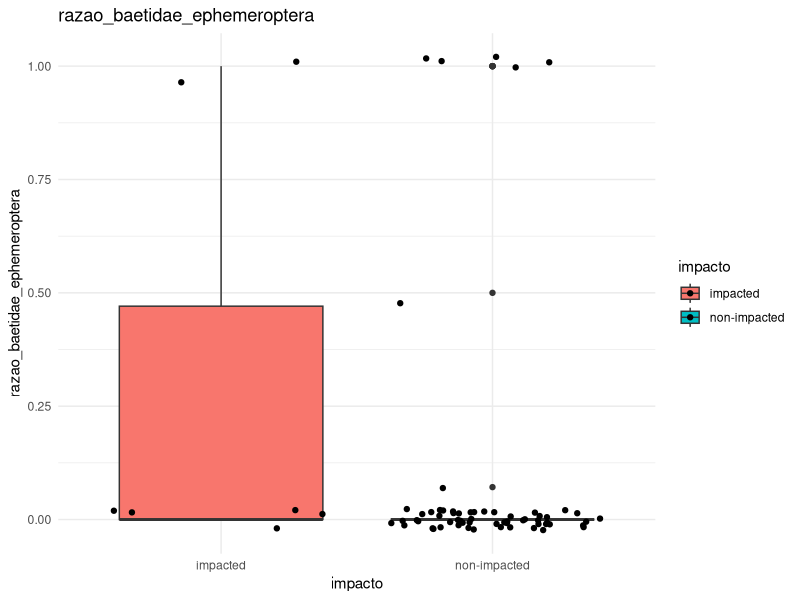
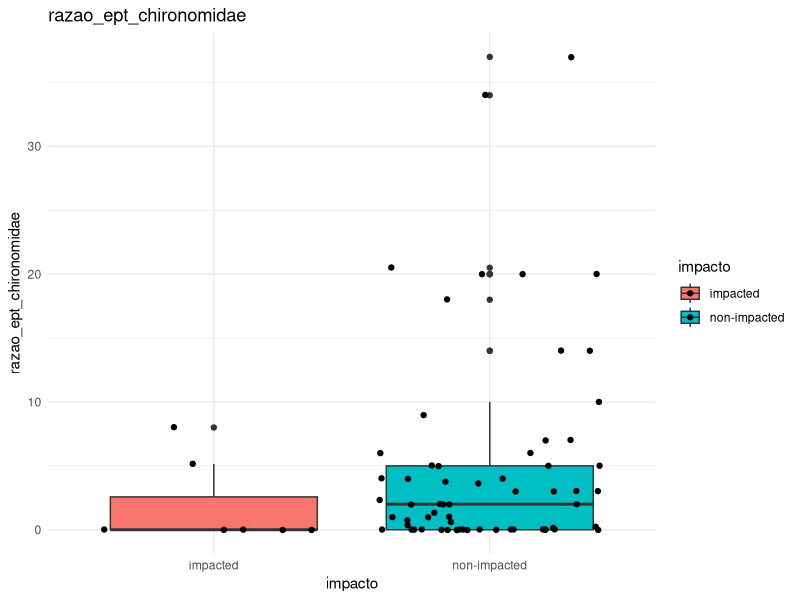
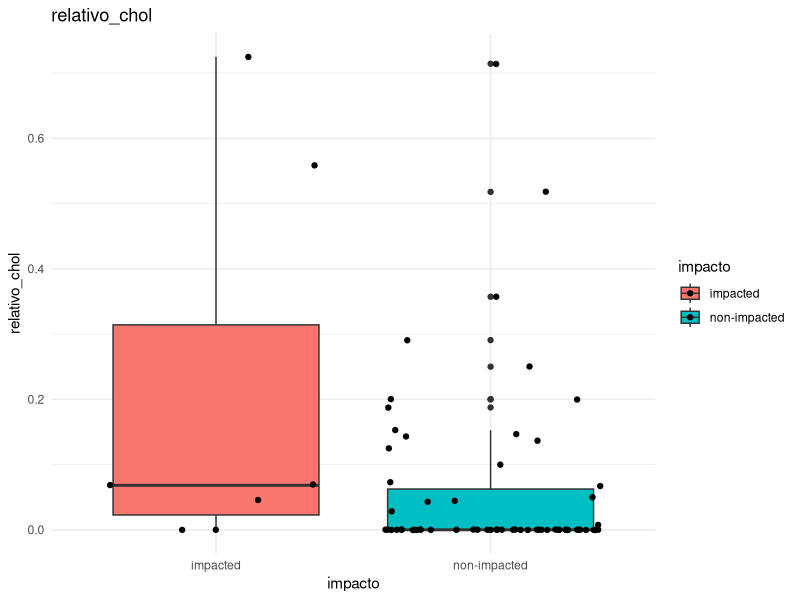
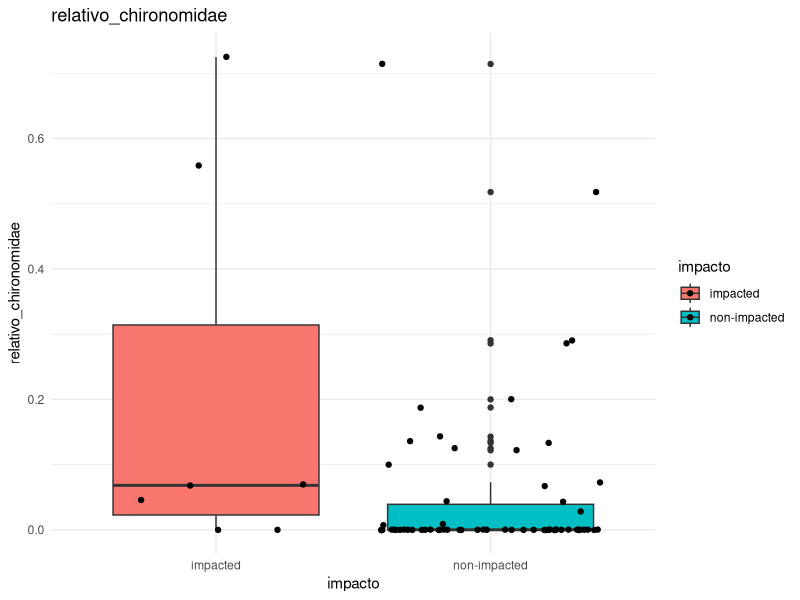
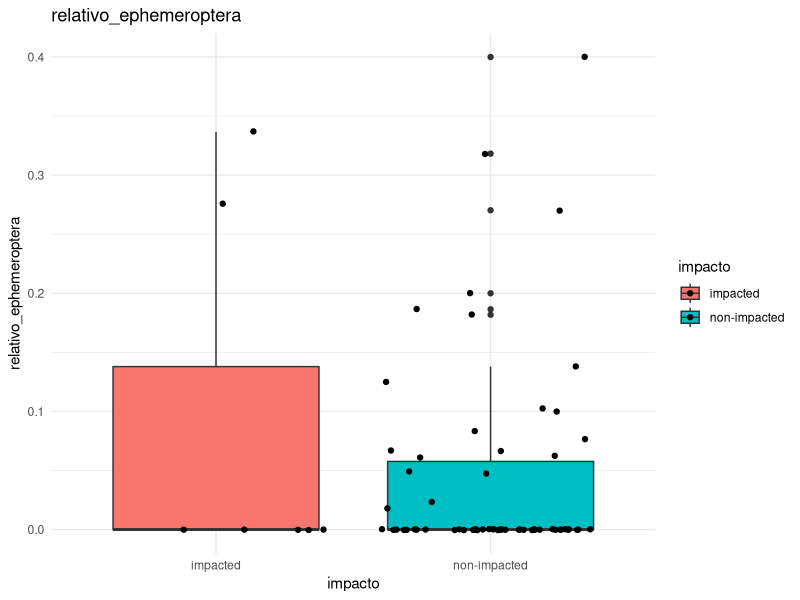
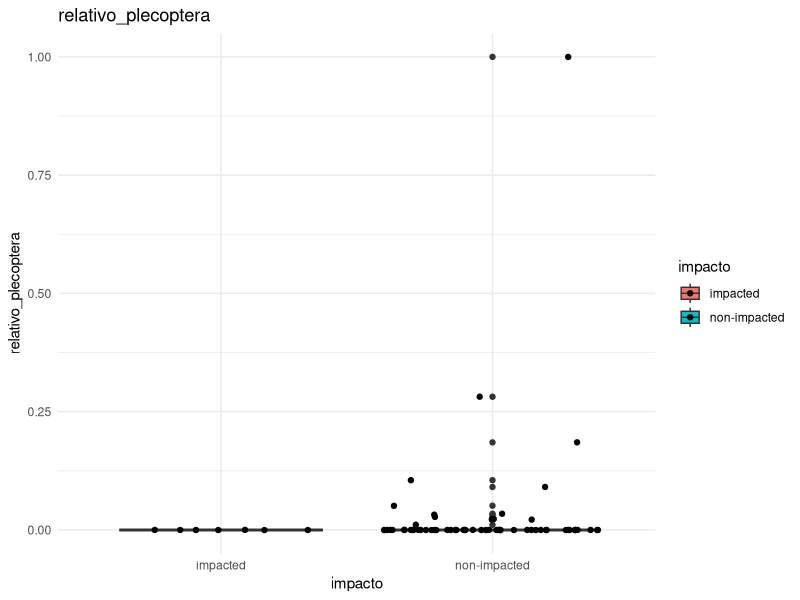
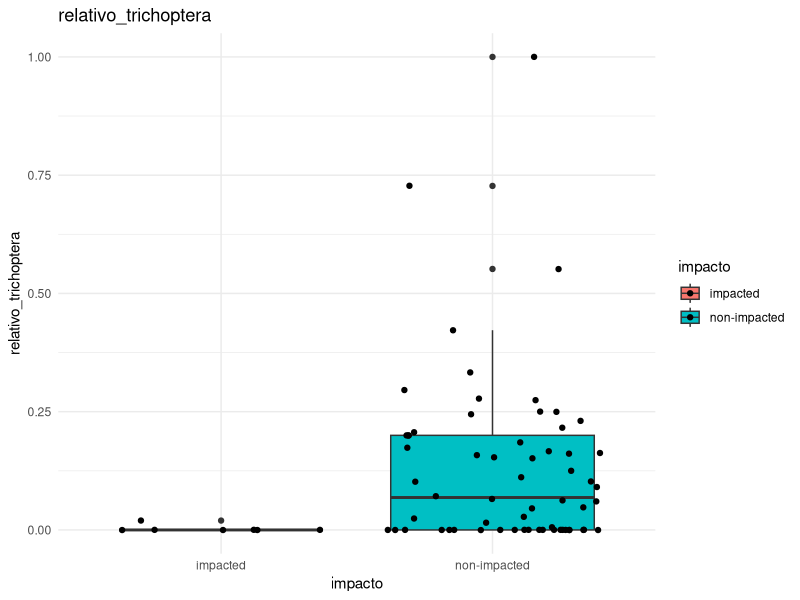
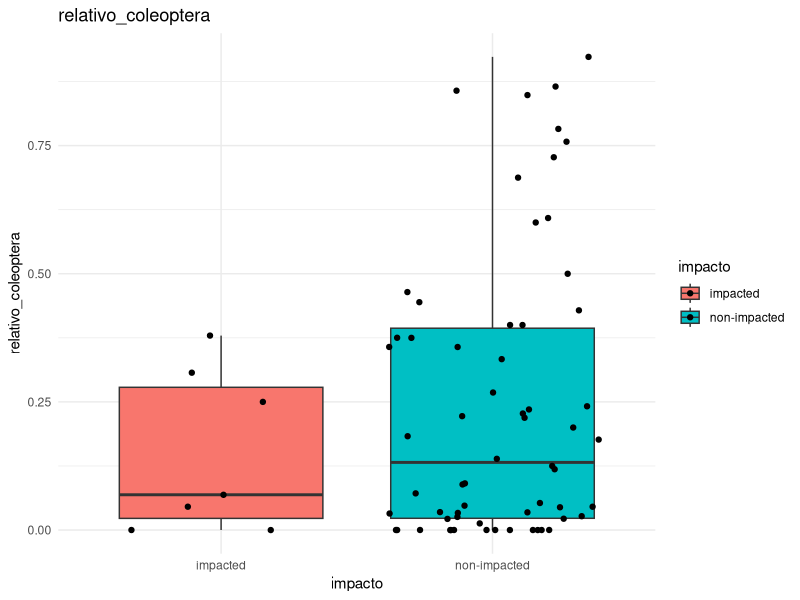

The R source for these figures, in order:
library(tidyverse)


indices_df <- read_csv("dados/processado/matriz_indices_imaturos_piata.csv")

vetor_respostas <- indices_df %>%
  select(-pielou_classes, -pielou_ordens, -pielou_familias) %>%
  select(-(campanha:method)) %>%
  names()

indices_df <- indices_df %>%
  mutate(
    impacto = case_when(
      locality_name == "RiodaBarra-P2" ~ "impacted",
      TRUE ~ "non-impacted"
    )
  )

############################## spearman correlations ###########################


correlations <- cor(
  indices_df %>%
    filter(method == "D Net" | method == "Pool Net") %>%
    select(all_of(vetor_respostas)),
  method = "spearman"
) 

# salvar tabela de correlações (apenas a parte inferior da matriz)
correlations_lower <- correlations
correlations_lower[upper.tri(correlations_lower)] <- ""
write_csv(
  as.data.frame(correlations_lower) %>%
    rownames_to_column(var = "indice_vs_indice"),
  "correlacoes_spearman_indices_imaturos_piata.csv"
)



################################### Scores #####################################











#list to store plots
lista_plotas <- list()

for (i in vetor_respostas) {
  p <- ggplot(
    indices_df %>% filter(method == "D Net" | method == "Pool Net"),
    aes_string(
      x = "impacto",
      y = i,
      fill = "impacto"
    )) +
    labs(title = i) +
    geom_boxplot() +
    theme_minimal() +
    geom_jitter()
  
  lista_plotas[[i]] <- p
}

# save all plots
for (i in vetor_respostas) {
  ggsave(
    filename = paste0("figuras/indice_multimetrico/boxplot_", i, ".png"),
    plot = lista_plotas[[i]],
    width = 8,
    height = 6
  )
}




################################################################################
